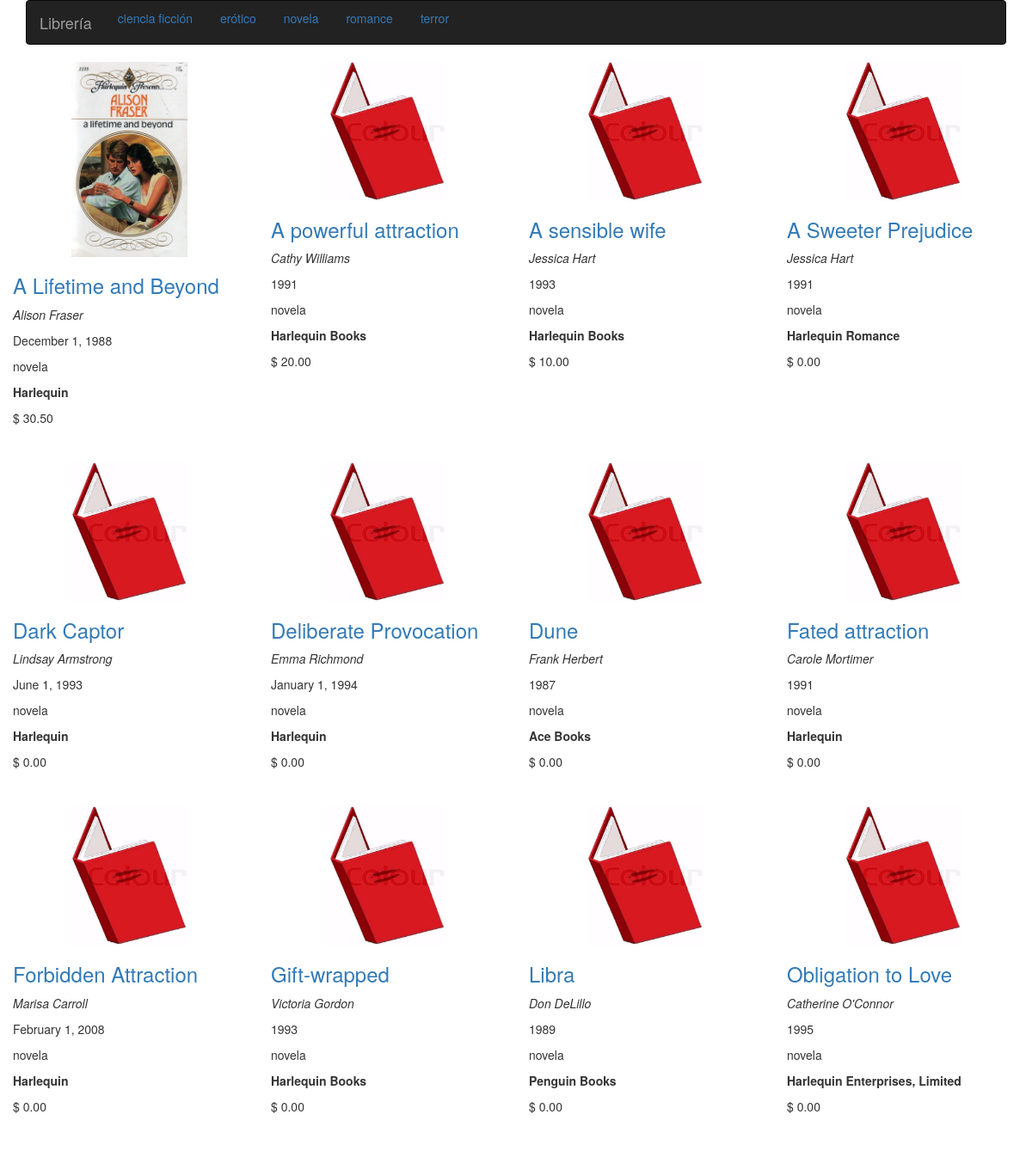
The page / on the database its author committed.
### tables this page shows
CREATE TABLE IF NOT EXISTS `generos` (
  `id_genero` int(11) unsigned NOT NULL AUTO_INCREMENT,
  `genero` varchar(255) NOT NULL,
  PRIMARY KEY (`id_genero`)
);

CREATE TABLE IF NOT EXISTS `libros` (
  `id_libro` int(11) unsigned NOT NULL AUTO_INCREMENT,
  `libro` varchar(255) NOT NULL,
  `fecha` varchar(60) NOT NULL,
  `caratula` varchar(255) DEFAULT NULL,
  `inventario` int(4) unsigned NOT NULL DEFAULT '1',
  `precio` float(9,2) unsigned DEFAULT NULL,
  `paginas` int(4) unsigned DEFAULT NULL,
  `descripcion` text,
  `codigo` varchar(50) DEFAULT NULL,
  `url` varchar(255) NOT NULL,
  `estado` int(1) unsigned NOT NULL DEFAULT '1' COMMENT '1 activo - 2 inactivo',
  `autor_id` int(11) unsigned NOT NULL,
  `editorial_id` int(11) unsigned NOT NULL,
  `genero_id` int(11) unsigned NOT NULL,
  PRIMARY KEY (`id_libro`),
  KEY `autor_id` (`autor_id`,`editorial_id`,`genero_id`)
);

CREATE TABLE IF NOT EXISTS `autores` (
  `id_autor` int(11) unsigned NOT NULL AUTO_INCREMENT,
  `autor` varchar(25) NOT NULL,
  `bio` text,
  PRIMARY KEY (`id_autor`)
);

CREATE TABLE IF NOT EXISTS `editoriales` (
  `id_editorial` int(11) unsigned NOT NULL AUTO_INCREMENT,
  `editorial` varchar(255) NOT NULL,
  PRIMARY KEY (`id_editorial`)
);

### assets/php/system/Database.php (called while the page is built, shortened)
<?php
class Database extends PDO
{
    public function __construct() {
        $this->engine = 'mysql';
        $this->host = 'localhost';
        $this->database = 'libreria';
        $this->user = 'vafelu';
        $this->pass = '';
        $this->options = array(
          PDO::ATTR_ERRMODE => PDO::ERRMODE_EXCEPTION,
          PDO::ATTR_CURSOR => PDO::CURSOR_FWDONLY,
          PDO::MYSQL_ATTR_INIT_COMMAND => "SET NAMES utf8mb4 COLLATE utf8mb4_unicode_ci",
          PDO::ATTR_EMULATE_PREPARES, false);
        $dns = $this->engine.':dbname='.$this->database.";host=".$this->host.";chaset=utf8mb4";
    }
    public function consulta($query, $params = array()) {
       try {
          $stmt = parent::prepare($query);
          $params = is_array($params) ? $params : array($params);
          $stmt->execute($params);
          return $stmt->fetchAll(PDO::FETCH_ASSOC);
       } catch (Exception $e) {
          throw new Exception(__METHOD__ . 'Exception Raised for sql: ' . var_export($query, true) . ' Params: ' . var_export($params, true) . ' Error_Info: ' . var_export($this->errorInfo(), true), 0, $e);
       }
    }
}

### assets/php/system/Querys.php (called while the page is built, shortened)
<?php
class Querys
{
    public function __construct() {
      $this->conn = new Database();
    }
    public function menu() {
        $s = $this->conn->consulta("SELECT genero, id_genero FROM  generos ORDER BY genero ASC;");
        if($s) {
            return $s;
        } else {
            return false;
        }
        $this->conn = NULL;
        exit();
    }
    public function libros($p = array()) {
        $pa = is_array($p) ? $p : array($p);
        $id = $this->conn->consulta("SELECT id_libro, libro, fecha, caratula, precio,  autor, genero, editorial, url FROM libros INNER JOIN autores ON (id_autor = autor_id) INNER JOIN generos ON (id_genero = genero_id) INNER JOIN editoriales ON (id_editorial = editorial_id) WHERE estado IN (1) ORDER BY libro ASC LIMIT 0, 12;", $pa);
        if($id) {
            return $id;
        } else {
            return false;
        }
        $this->conn = NULL;
        exit();
    }
}

### assets/php/contenidos/libros.php (the view, shortened to what this page needs)
<?php
require_once(SYS_PATH_PHP . "Database.php");
require_once(SYS_PATH_PHP . "Querys.php");
$q = new Querys();
$l = $q->libros();
if($l){
    $c = 0;
    $html = '<section class="row">';
    foreach($l as $row_l){
        if($c%4 == 0){
            $html .= '<div class="row">';
        }
       $html .= '<article class="col-md-3 libro__info">';
       $html .= '<a href="' . $row_l["url"] . '">';
       $html .= "<figure class='libro__img'>";
       if(!empty($row_l["caratula"])){
           if(file_exists("imagenes/".$row_l["caratula"])){
               $html .= '<img src="imagenes/'.$row_l["caratula"].'" width="50" height="50">';
           } else {
               $html .= '<img src="imagenes/libro.jpeg" width="50" height="50">';
           }
       } else {
           $html .= '<img src="imagenes/libro.jpeg" width="50" height="50">';
       }
       $html .= '</figure>';
        $html .= (!empty($row_l["libro"])) ? "<h3>" . $row_l["libro"] . "</h3>" : "";
        $html .= "</a>";
        $html .= (!empty($row_l["autor"])) ? "<p><em>".$row_l["autor"] . "</em></p>" : "";
        $html .= (!empty($row_l["fecha"])) ? "<p>".$row_l["fecha"] . "</p>" : "";
        $html .= (!empty($row_l["genero"])) ? "<p>".$row_l["genero"]  . "</p>" : "";
        $html .= (!empty($row_l["editorial"])) ? "<p><strong>".$row_l["editorial"] . "</strong></p>" : "";
        $html .= (!empty($row_l["precio"])) ? "<p> $ ".$row_l["precio"] . "</p>" : "";
       $html .= '</article>';
       $c++;
       if($c%4 == 0){
          $html .= "</div>";
       }
    }
    $html .= '</section>';
    echo $html;
}
exit();

### index.php (shortened to what this page needs)
<!DOCTYPE html>
<html lang="es">
<head>
    <link rel="stylesheet" href="https://maxcdn.bootstrapcdn.com/bootstrap/3.3.7/css/bootstrap.min.css">
    <link rel="stylesheet" href="assets/css/estilos.css" type="text/css" />
</head>
<body>
    <div class="container">
        <?php include("assets/php/generales/menu.php"); ?>
        <?php
            $url = (isset($_GET["menu"])) ? $_GET["menu"] : "";
            if ($url) {
                include("assets/php/contenidos/detalle.php");
            } else {
                include("assets/php/contenidos/libros.php");
            }
        ?>

### assets/php/generales/menu.php (shortened to what this page needs)
<?php
require_once(SYS_PATH_PHP . "Database.php");
require_once(SYS_PATH_PHP . "Querys.php");
$q = new Querys();
$menu = $q->menu();
echo '<nav class="navbar navbar-inverse">
      <a class="navbar-brand" href="#">Librería</a>';
if($menu){
    echo "<ul class='nav nav-pills'>";
    foreach($menu as $row_menu){
        echo "<li><a href='javascript:;'>" . $row_menu["genero"] . "</a></li>";
    }
    echo "</ul>";
}
echo '</nav>';

### assets/css/estilos.css (style rules this page uses)
img { height:auto;max-width:50%;width:100%; }
.libro__info { margin-bottom:32px; }
.libro__img { text-align:center; }

### rows shown on the page
generos: genero "ciencia ficción"
generos: genero "erótico"
generos: genero "novela"
generos: genero "romance"
generos: genero "terror"
libros: caratula (picture), libro "A Lifetime and Beyond", autor.autor "Alison Fraser", fecha "December 1, 1988", genero.genero "novela", editorial.editorial "Harlequin", precio "30.50"
libros: libro "A powerful attraction", autor.autor "Cathy Williams", fecha "1991", genero.genero "novela", editorial.editorial "Harlequin Books", precio "20.00"
libros: libro "A sensible wife", autor.autor "Jessica Hart", fecha "1993", genero.genero "novela", editorial.editorial "Harlequin Books", precio "10.00"
libros: libro "A Sweeter Prejudice", autor.autor "Jessica Hart", fecha "1991", genero.genero "novela", editorial.editorial "Harlequin Romance", precio "0.00"
libros: libro "Dark Captor", autor.autor "Lindsay Armstrong", fecha "June 1, 1993", genero.genero "novela", editorial.editorial "Harlequin", precio "0.00"
libros: libro "Deliberate Provocation", autor.autor "Emma Richmond", fecha "January 1, 1994", genero.genero "novela", editorial.editorial "Harlequin", precio "0.00"
libros: libro "Dune", autor.autor "Frank Herbert", fecha "1987", genero.genero "novela", editorial.editorial "Ace Books", precio "0.00"
libros: libro "Fated attraction", autor.autor "Carole Mortimer", fecha "1991", genero.genero "novela", editorial.editorial "Harlequin", precio "0.00"
libros: libro "Forbidden Attraction", autor.autor "Marisa Carroll", fecha "February 1, 2008", genero.genero "novela", editorial.editorial "Harlequin", precio "0.00"
libros: libro "Gift-wrapped", autor.autor "Victoria Gordon", fecha "1993", genero.genero "novela", editorial.editorial "Harlequin Books", precio "0.00"
libros: libro "Libra", autor.autor "Don DeLillo", fecha "1989", genero.genero "novela", editorial.editorial "Penguin Books", precio "0.00"
libros: libro "Obligation to Love", autor.autor "Catherine O'Connor", fecha "1995", genero.genero "novela", editorial.editorial "Harlequin Enterprises, Limited", precio "0.00"
